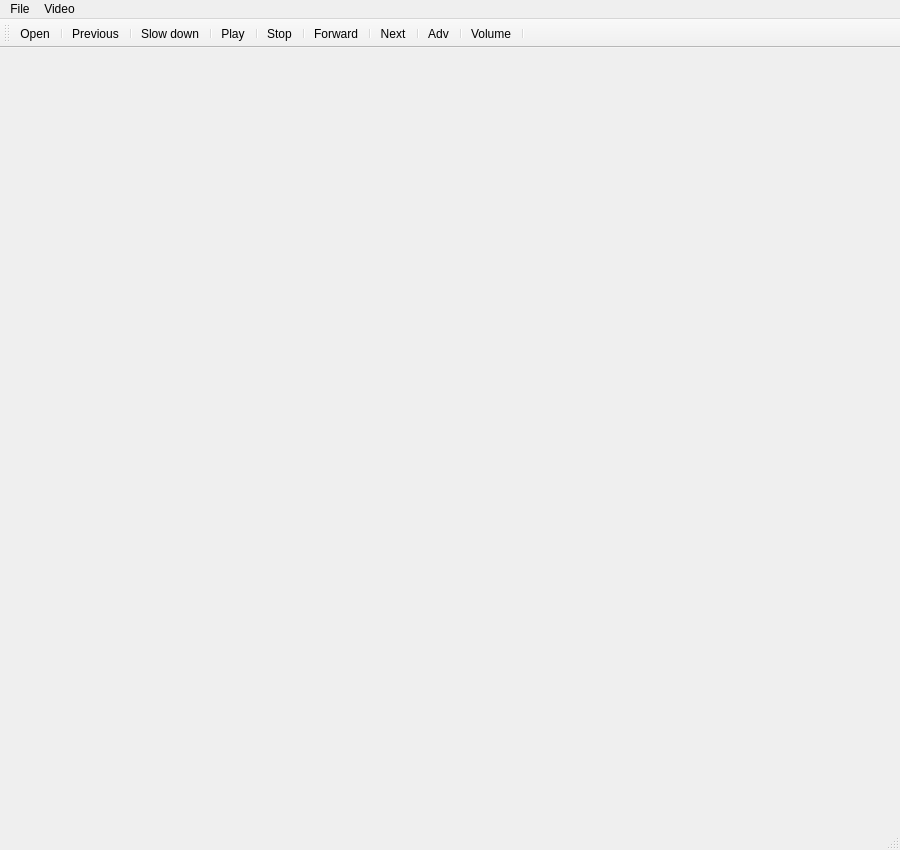
<?xml version="1.0" encoding="UTF-8"?>
<ui version="4.0">
 <class>MainWindow</class>
 <widget class="QMainWindow" name="MainWindow">
  <property name="geometry">
   <rect>
    <x>0</x>
    <y>0</y>
    <width>900</width>
    <height>850</height>
   </rect>
  </property>
  <property name="windowTitle">
   <string>MainWindow</string>
  </property>
  <property name="windowIcon">
   <iconset resource="resources.qrc">
    <normaloff>:/images/icons/27216.jpg</normaloff>:/images/icons/27216.jpg</iconset>
  </property>
  <property name="styleSheet">
   <string notr="true"/>
  </property>
  <widget class="QWidget" name="centralwidget">
   <property name="styleSheet">
    <string notr="true"/>
   </property>
  </widget>
  <widget class="QMenuBar" name="menubar">
   <property name="geometry">
    <rect>
     <x>0</x>
     <y>0</y>
     <width>900</width>
     <height>26</height>
    </rect>
   </property>
   <widget class="QMenu" name="menuFile">
    <property name="title">
     <string>File</string>
    </property>
    <addaction name="actionOpen"/>
   </widget>
   <widget class="QMenu" name="menuVideo">
    <property name="title">
     <string>Video</string>
    </property>
    <addaction name="actionPlay"/>
    <addaction name="actionStop"/>
    <addaction name="actionForward"/>
    <addaction name="actionSlow_down"/>
    <addaction name="actionNext"/>
    <addaction name="actionPrevious"/>
   </widget>
   <addaction name="menuFile"/>
   <addaction name="menuVideo"/>
  </widget>
  <widget class="QStatusBar" name="statusbar"/>
  <widget class="QToolBar" name="toolBar">
   <property name="windowTitle">
    <string>toolBar</string>
   </property>
   <property name="layoutDirection">
    <enum>Qt::LeftToRight</enum>
   </property>
   <property name="autoFillBackground">
    <bool>true</bool>
   </property>
   <property name="iconSize">
    <size>
     <width>40</width>
     <height>40</height>
    </size>
   </property>
   <attribute name="toolBarArea">
    <enum>TopToolBarArea</enum>
   </attribute>
   <attribute name="toolBarBreak">
    <bool>false</bool>
   </attribute>
   <addaction name="actionOpen"/>
   <addaction name="separator"/>
   <addaction name="actionPrevious"/>
   <addaction name="separator"/>
   <addaction name="actionSlow_down"/>
   <addaction name="separator"/>
   <addaction name="actionPlay"/>
   <addaction name="separator"/>
   <addaction name="actionStop"/>
   <addaction name="separator"/>
   <addaction name="actionForward"/>
   <addaction name="separator"/>
   <addaction name="actionNext"/>
   <addaction name="separator"/>
   <addaction name="actionAdv"/>
   <addaction name="separator"/>
   <addaction name="actionVolume"/>
   <addaction name="separator"/>
  </widget>
  <action name="actionOpen">
   <property name="icon">
    <iconset resource="resources.qrc">
     <normaloff>:/images/icons/open-file-folder-emoji.png</normaloff>:/images/icons/open-file-folder-emoji.png</iconset>
   </property>
   <property name="text">
    <string>Open</string>
   </property>
   <property name="toolTip">
    <string>Open a file</string>
   </property>
  </action>
  <action name="actionStop">
   <property name="icon">
    <iconset resource="resources.qrc">
     <normaloff>:/images/icons/Asset 5.png</normaloff>:/images/icons/Asset 5.png</iconset>
   </property>
   <property name="text">
    <string>Stop</string>
   </property>
   <property name="toolTip">
    <string>Stop</string>
   </property>
  </action>
  <action name="actionVolume">
   <property name="icon">
    <iconset resource="resources.qrc">
     <normaloff>:/images/icons/600px-Speaker_Icon.svg.png</normaloff>:/images/icons/600px-Speaker_Icon.svg.png</iconset>
   </property>
   <property name="text">
    <string>Volume</string>
   </property>
   <property name="toolTip">
    <string>Volume</string>
   </property>
  </action>
  <action name="actionForward">
   <property name="icon">
    <iconset resource="resources.qrc">
     <normaloff>:/images/icons/Asset 2.png</normaloff>:/images/icons/Asset 2.png</iconset>
   </property>
   <property name="text">
    <string>Forward</string>
   </property>
   <property name="toolTip">
    <string>Fast Forward</string>
   </property>
  </action>
  <action name="actionSlow_down">
   <property name="icon">
    <iconset resource="resources.qrc">
     <normaloff>:/images/icons/Asset 3.png</normaloff>:/images/icons/Asset 3.png</iconset>
   </property>
   <property name="text">
    <string>Slow down</string>
   </property>
   <property name="toolTip">
    <string>Slow down</string>
   </property>
  </action>
  <action name="actionPlay">
   <property name="icon">
    <iconset resource="resources.qrc">
     <normaloff>:/images/icons/Asset 1.png</normaloff>:/images/icons/Asset 1.png</iconset>
   </property>
   <property name="text">
    <string>Play</string>
   </property>
   <property name="toolTip">
    <string>Play / Pause</string>
   </property>
  </action>
  <action name="actionAdv">
   <property name="icon">
    <iconset resource="resources.qrc">
     <normaloff>:/images/icons/options-1767904-1502157.png</normaloff>:/images/icons/options-1767904-1502157.png</iconset>
   </property>
   <property name="text">
    <string>Adv</string>
   </property>
   <property name="toolTip">
    <string>Advanced</string>
   </property>
  </action>
  <action name="actionNext">
   <property name="icon">
    <iconset resource="resources.qrc">
     <normaloff>:/images/icons/Next.png</normaloff>:/images/icons/Next.png</iconset>
   </property>
   <property name="text">
    <string>Next</string>
   </property>
   <property name="toolTip">
    <string>Next</string>
   </property>
  </action>
  <action name="actionPrevious">
   <property name="icon">
    <iconset resource="resources.qrc">
     <normaloff>:/images/icons/Previous.png</normaloff>:/images/icons/Previous.png</iconset>
   </property>
   <property name="text">
    <string>Previous</string>
   </property>
   <property name="toolTip">
    <string>Previous</string>
   </property>
  </action>
 </widget>
 <resources>
  <include location="resources.qrc"/>
 </resources>
 <connections/>
</ui>
